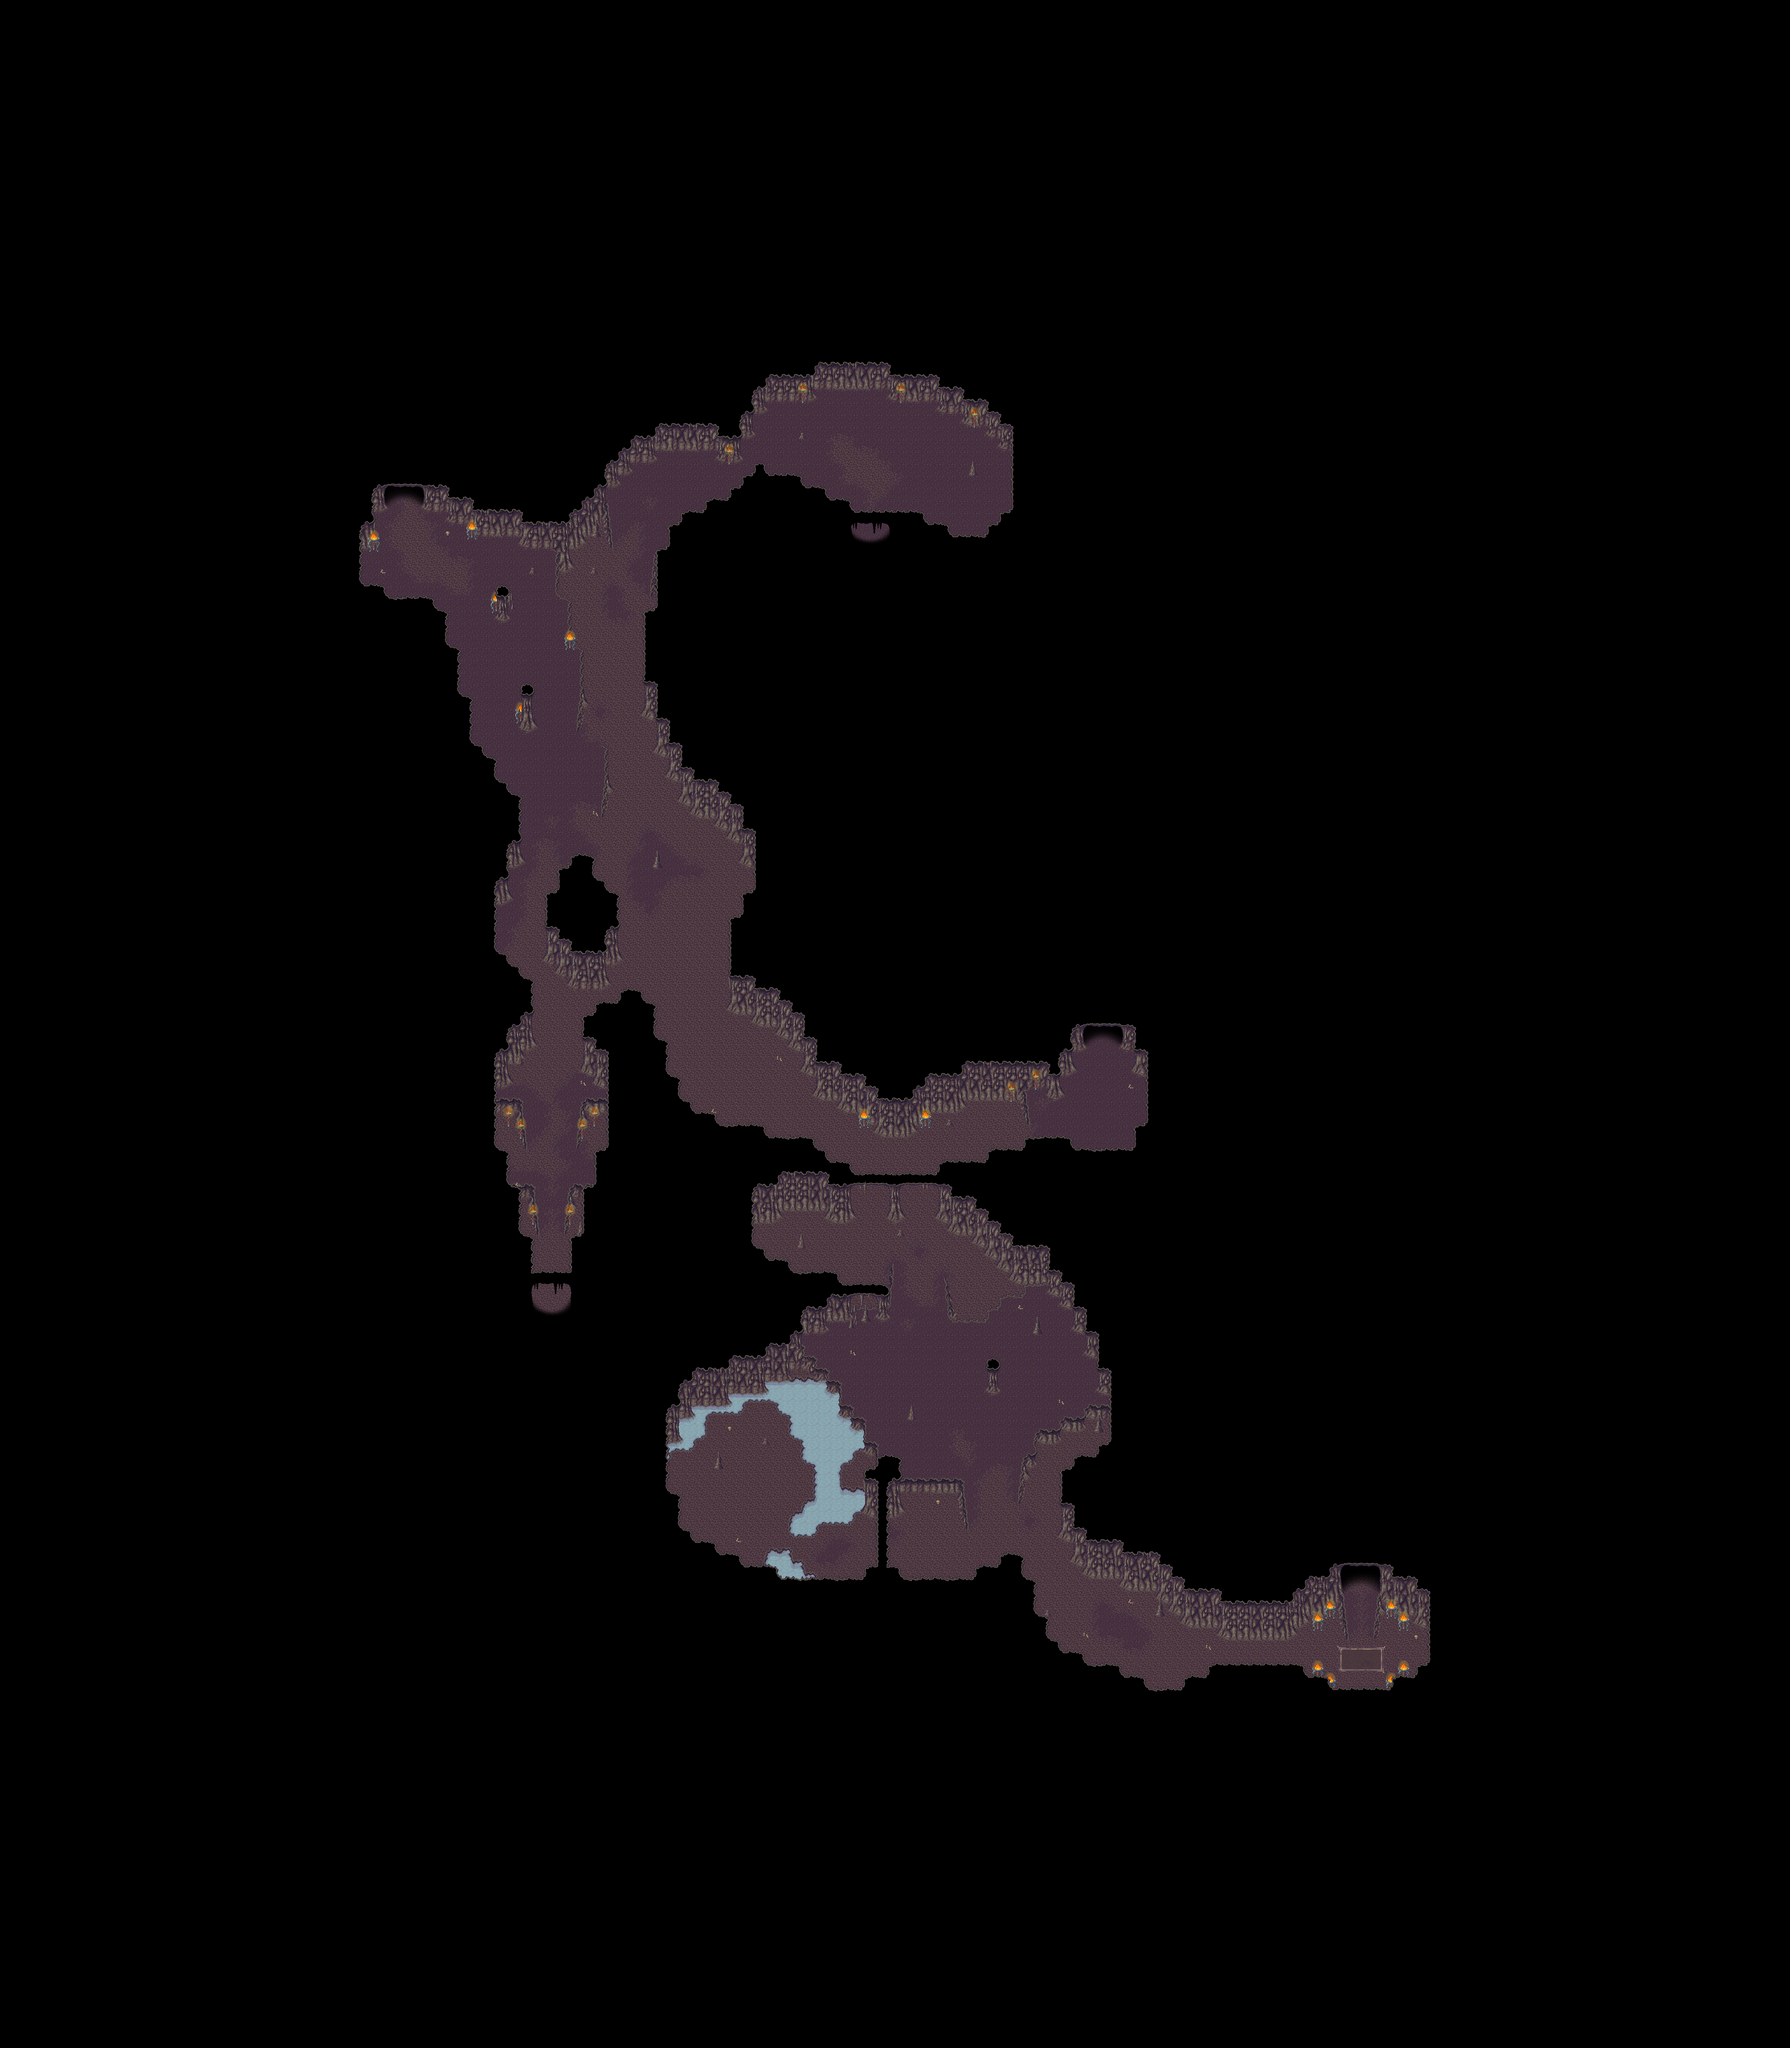

A 2D game scene composited from a Tiled map and its tileset images. What follows is a short description and the map's XML, with each tile layer's data collapsed to a summary:
An orthogonal 146x167 tile map with 32x32 px tiles, 6 tile layers (Ground 1, Ground 2, Ground 3, Fringe, ...), 8 tilesets and 6 objects (4x Warp, 2x Spawn).

<map version="1.10" tiledversion="1.11.2" orientation="orthogonal" renderorder="right-down" compressionlevel="0" width="146" height="167" tilewidth="32" tileheight="32" infinite="0" nextlayerid="19" nextobjectid="41">
 <properties>
  <property name="ambient" value="Lighting" />
  <property name="ambientintensity" type="float" value="0.7" />
  <property name="license" value="CC BY-SA 4.0 (c) Reid" />
  <property name="music" value="Lenia" />
  <property name="name" value="Splatyna's Corridor" />
 </properties>
 <tileset firstgid="1" source="../../graphics/tilesets/aemil/cave/Cave.tsx" />
 <tileset firstgid="257" source="../../graphics/tilesets/aemil/cave/Cave x2.tsx" />
 <tileset firstgid="273" source="../../graphics/tilesets/aemil/cave/Torch.tsx" />
 <tileset firstgid="291" source="../../graphics/tilesets/generic/cave/Cave x4 x4.tsx" />
 <tileset firstgid="293" source="../../graphics/tilesets/generic/Collision.tsx" />
 <tileset firstgid="309" source="../../graphics/tilesets/aemil/cave/Cave x4.tsx" />
 <tileset firstgid="317" source="../../graphics/tilesets/aemil/cave/Cave x3.tsx" />
 <tileset firstgid="321" source="../../graphics/tilesets/generic/cave/Cave x5 x3.tsx" />
 <layer id="1" name="Ground 1" width="146" height="167">
  <data>[24382 cells, 24382 non-empty, 57 distinct tile ids]</data>
 </layer>
 <layer id="2" name="Ground 2" width="146" height="167">
  <data>[24382 cells, 352 non-empty, 63 distinct tile ids]</data>
 </layer>
 <layer id="14" name="Ground 3" width="146" height="167">
  <data>[24382 cells, 10 non-empty, 7 distinct tile ids]</data>
 </layer>
 <layer id="3" name="Fringe" width="146" height="167">
  <data>[24382 cells, 77 non-empty, 22 distinct tile ids]</data>
 </layer>
 <layer id="5" name="Over 1" width="146" height="167">
  <data>[24382 cells, 1142 non-empty, 31 distinct tile ids]</data>
 </layer>
 <layer id="13" name="Collision" width="146" height="167">
  <data>[24382 cells, 21364 non-empty, 10 distinct tile ids]</data>
 </layer>
 <objectgroup color="#c8c837" id="16" name="Object">
  <object id="27" name="Splatyna Cave Entrance" type="Warp" x="2240" y="1440">
   <properties>
    <property name="dest_map" value="Splatyna Cave Entrance" />
    <property name="dest_pos_x" type="int" value="47" />
    <property name="dest_pos_y" type="int" value="31" />
   </properties>
   <polygon points="0,0 32,32 64,0 87,-47 -23,-47" />
  </object>
  <object id="29" name="Splatyna's Marvin Hole" type="Warp" x="1024" y="1216">
   <properties>
    <property name="dest_map" value="Splatyna's Marvin Hole" />
    <property name="dest_pos_x" type="int" value="38" />
    <property name="dest_pos_y" type="int" value="51" />
   </properties>
   <polygon points="0,32 32,0 64,32 80,64 -16,64" />
  </object>
  <object id="30" name="Splatyna's Dorian Dead End" type="Warp" x="1408" y="3456">
   <properties>
    <property name="dest_map" value="Splatyna's Dorian Dead End" />
    <property name="dest_pos_x" type="int" value="48" />
    <property name="dest_pos_y" type="int" value="35" />
   </properties>
   <polygon points="0,0 32,32 64,0 87,-47 -23,-47" />
  </object>
  <object id="31" name="Splatyna's Gabriel Pit" type="Warp" x="2848" y="2624">
   <properties>
    <property name="dest_map" value="Splatyna's Gabriel Pit" />
    <property name="dest_pos_x" type="int" value="35" />
    <property name="dest_pos_y" type="int" value="53" />
   </properties>
   <polygon points="0,32 32,0 64,32 80,64 -16,64" />
  </object>
  <object id="38" name="Salt Slime" type="Spawn" x="-200" y="120" width="32" height="32">
   <properties>
    <property name="count" type="int" value="60" />
    <property name="type" value="Monster" />
   </properties>
  </object>
  <object id="40" name="Locks" type="Spawn" x="3552" y="4160" width="1" height="1">
   <properties>
    <property name="player_script" value="splatyna/Locks.gd" />
    <property name="type" value="Npc" />
   </properties>
  </object>
 </objectgroup>
</map>
